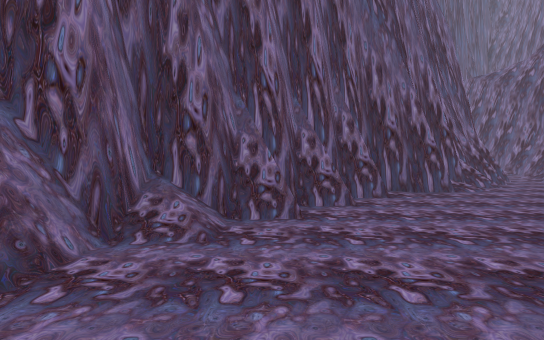
View 1 (above)

23 first-person views from a walk through a 3-D level made in the Unity game engine. The camera is 1.5 m above the floor, tilts 2° down and sees 90° across. The floor is counted in squares, 2 m on a side. Each view is taken from the middle of a square. On the plan, view 1 faces up. The plan holds only what a view shows up to about 10 squares ahead; the rest is blank. The place goes on beyond the plan.

View 2
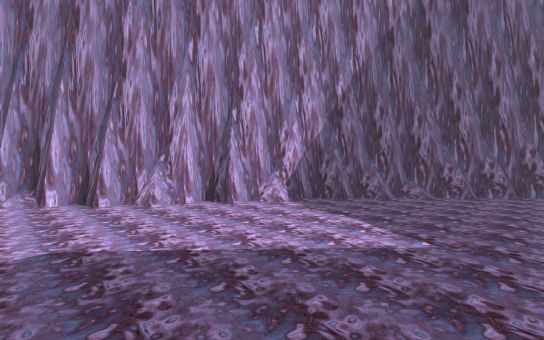

View 3
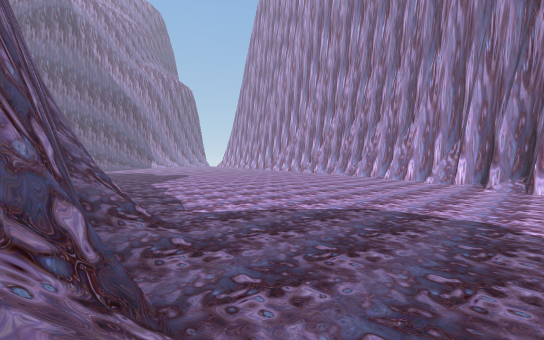

View 4
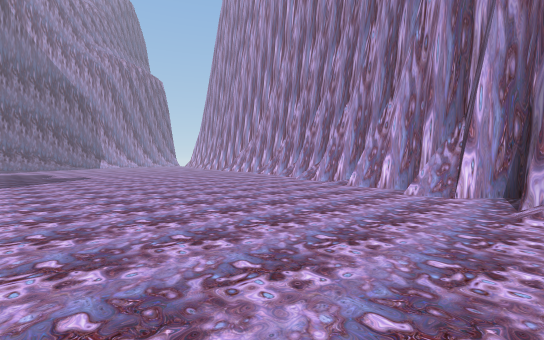

View 5
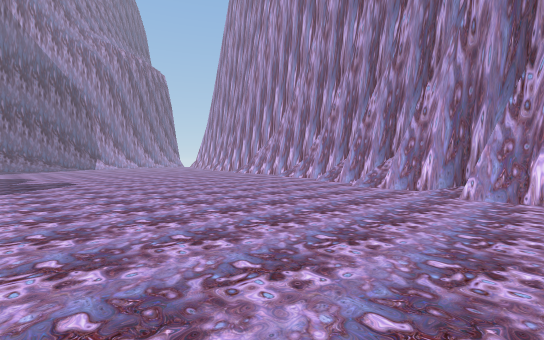

View 6
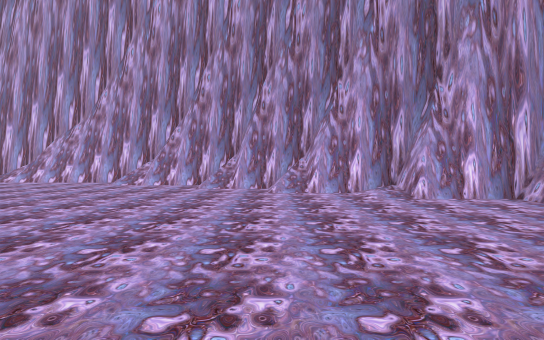

View 7
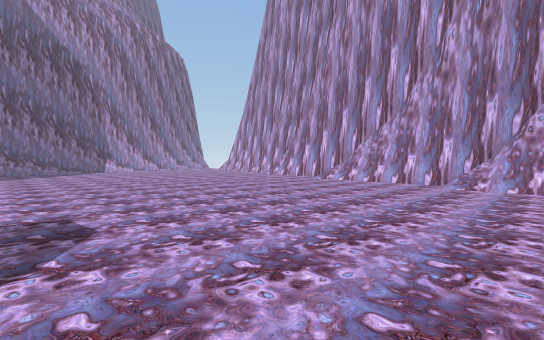

View 8
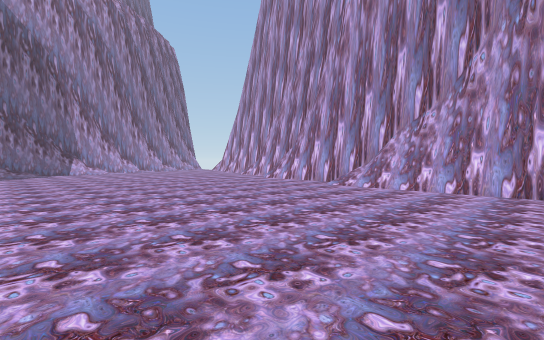

View 9
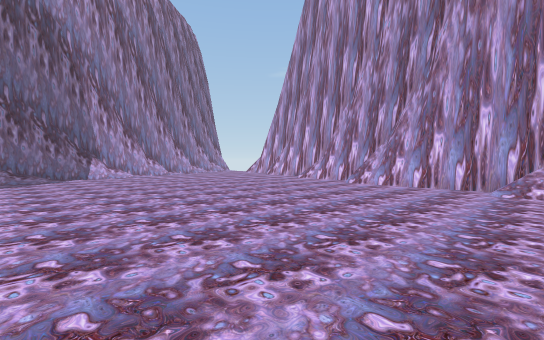

View 10
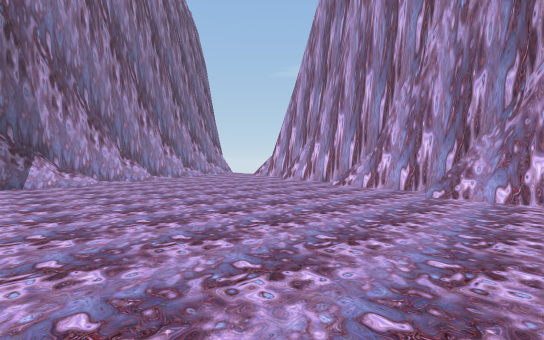

View 11
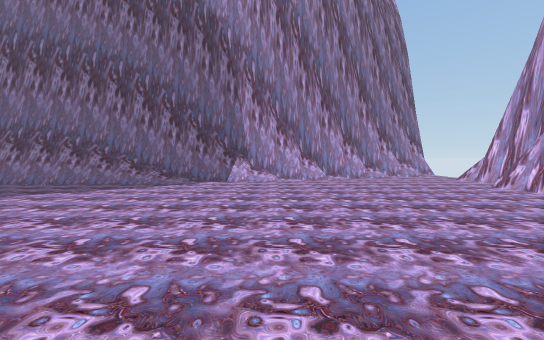

View 12
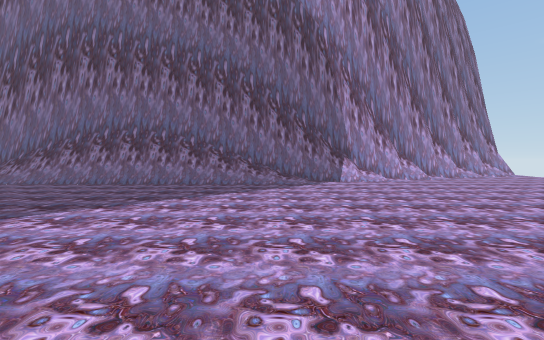

View 13
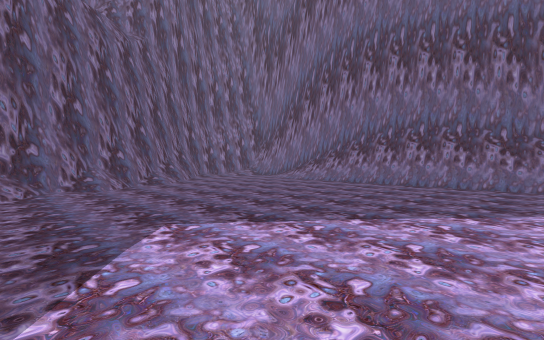

View 14
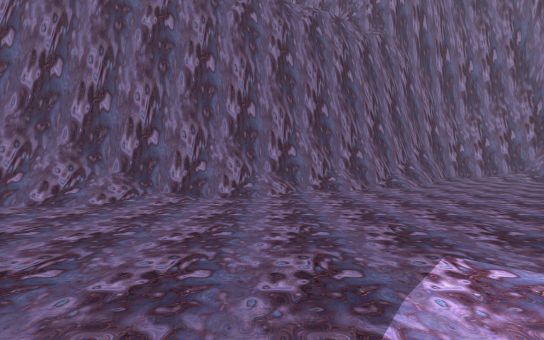

View 15
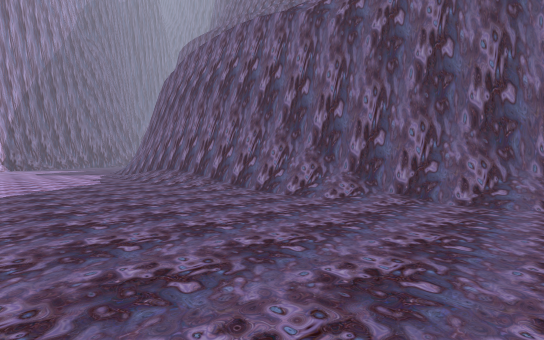

View 16
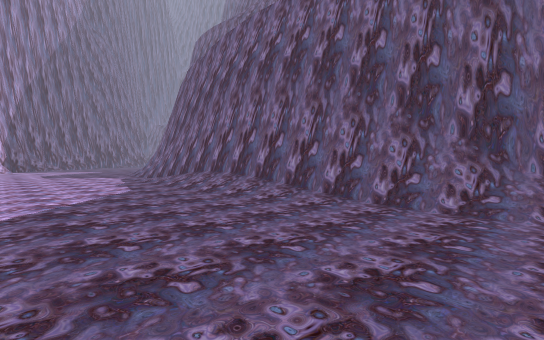

View 17
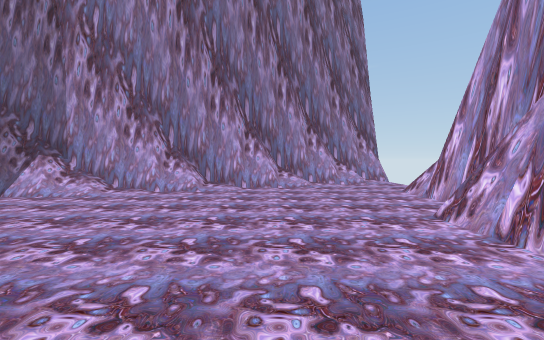

View 18
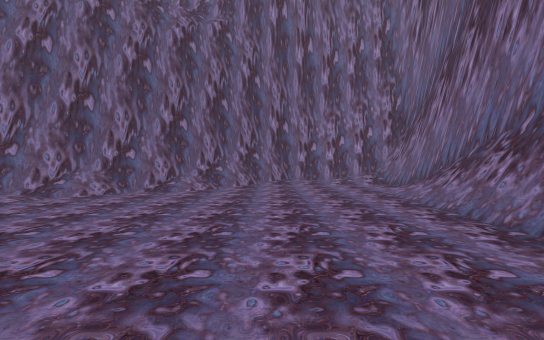

View 19
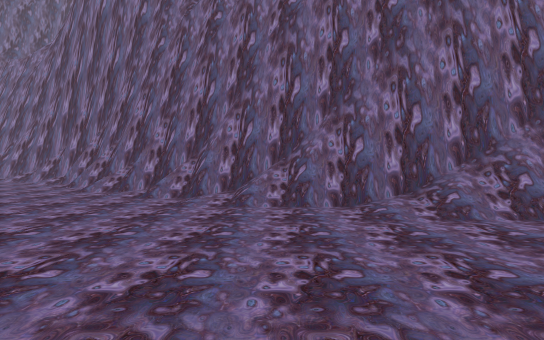

View 20
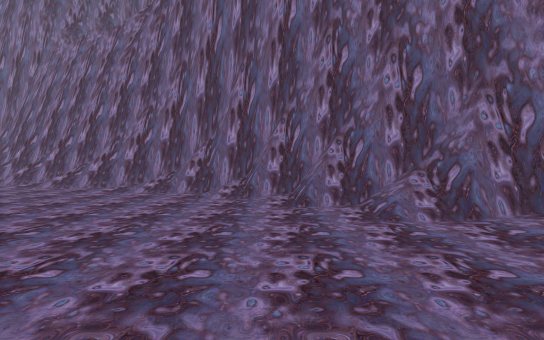

View 21
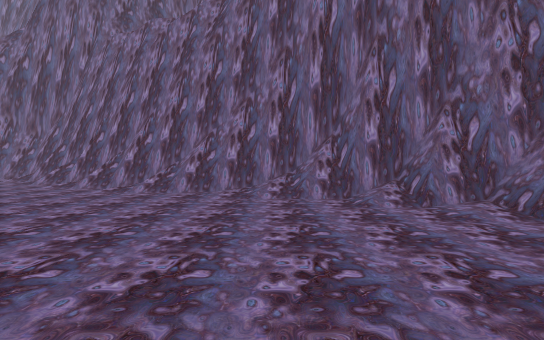

View 22
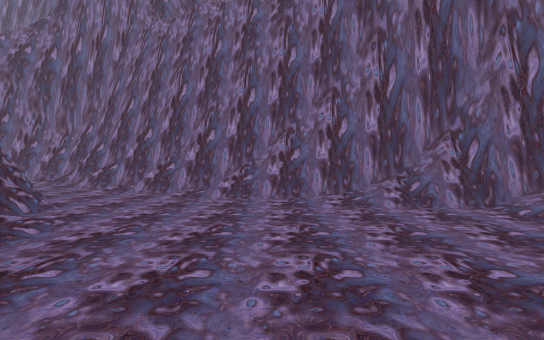

View 23
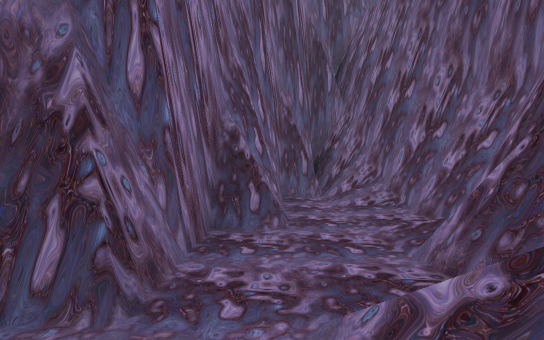

### Floor plan
Key: @ floor where view 1 was taken; # wall or solid block; . floor; / step, stairs or slope; = window, fence, low wall or low ledge.
Columns run from 19 left of view 1 to 12 right of it. Each row starts with its distance up from view 1.
 15                             ###
 14                             #/##
 13                             #./#
 12                            ##./#
 11                            #../#
 10                           ##./##
  9                          ##../#
  8                        ###../##
  7                      ###/.../#
  6                     ##...../##
  5                    ##....../#
  4                  ###.......##
  3                  #/......./#
  2                 ##......../#
  1                ##.........##
  0                #...@...../#
 -1               ##......../##
 -2              ##.........##
 -3              #........./#
 -4             ##......../##
 -5            ##........./#
 -6           ##........./##
 -7          ##/........./#
 -8          #...........##
 -9         ##........../#
-10         #.........../#
-11        ##...........##
-12        #............#
-13       ##.........../#
-14       #/.........../#
-15      ##............/#
-16      #/............/#
-17      #............./#
-18     ##............./#
-19     #............../#
-20     #............../#
-21     #...............#
-22     #...............##
-23     #.............../#
-24     #.............../#
-25    ##................##
-26    #................./#
-27    #................./##
-28   ##................../#
-29   #....................##
-30   #..................../#
-31   #.....................##
-32   #......................##
-33  ##....................../#
-34  #......................./#
-35  #.........//=#######///./#
-36 ##.....//######     #######
-37  ..../#####
-38  ../###
-39  /###
-40 ###

Where each view was taken, in squares from view 1:
view 1: 0 up, 0 right, facing up
view 2: 7 down, 2 right, facing up-left
view 3: 6 down, 2 right, facing down-left
view 4: 7 down, 3 left, facing down-left
view 5: 10 down, 4 left, facing down-left
view 6: 14 down, 5 left, facing left
view 7: 17 down, 5 left, facing down-left
view 8: 19 down, 7 left, facing down-left
view 9: 23 down, 7 left, facing down-left
view 10: 26 down, 9 left, facing down-left
view 11: 26 down, 11 left, facing down
view 12: 26 down, 7 left, facing down
view 13: 26 down, 5 left, facing down-right
view 14: 26 down, 4 left, facing right
view 15: 26 down, 4 left, facing up-right
view 16: 23 down, 4 left, facing up-right
view 17: 30 down, 15 left, facing down
view 18: 32 down, 3 left, facing right
view 19: 7 down, 3 left, facing right
view 20: 1 down, 0 right, facing right
view 21: 2 up, 1 right, facing right
view 22: 4 up, 2 right, facing right
view 23: 8 up, 9 right, facing up
